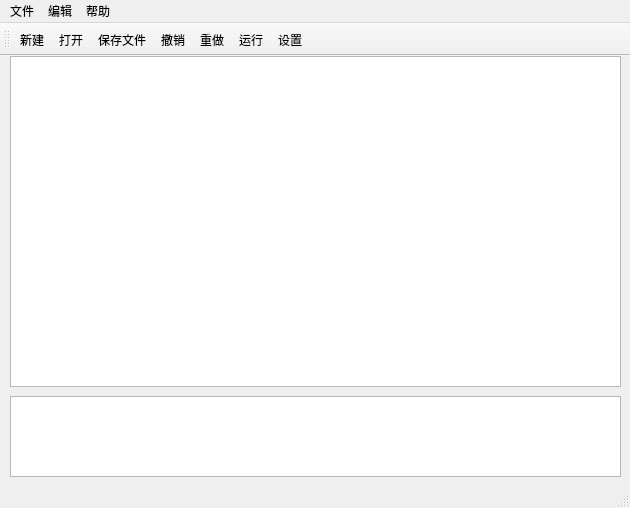
<?xml version="1.0" encoding="UTF-8"?>
<ui version="4.0">
 <class>MainWindow</class>
 <widget class="QMainWindow" name="MainWindow">
  <property name="geometry">
   <rect>
    <x>0</x>
    <y>0</y>
    <width>630</width>
    <height>508</height>
   </rect>
  </property>
  <property name="windowTitle">
   <string>JiroSCE</string>
  </property>
  <widget class="QWidget" name="centralWidget">
   <widget class="CodeEditor" name="editor">
    <property name="geometry">
     <rect>
      <x>10</x>
      <y>0</y>
      <width>611</width>
      <height>331</height>
     </rect>
    </property>
   </widget>
   <widget class="Console" name="outputText">
    <property name="geometry">
     <rect>
      <x>10</x>
      <y>340</y>
      <width>611</width>
      <height>81</height>
     </rect>
    </property>
   </widget>
  </widget>
  <widget class="QMenuBar" name="menuBar">
   <property name="geometry">
    <rect>
     <x>0</x>
     <y>0</y>
     <width>630</width>
     <height>22</height>
    </rect>
   </property>
   <widget class="QMenu" name="menu">
    <property name="title">
     <string>文件</string>
    </property>
    <addaction name="actionNewFile"/>
    <addaction name="actionOpen"/>
    <addaction name="actionSave_File"/>
   </widget>
   <widget class="QMenu" name="menuEdit_O">
    <property name="title">
     <string>编辑</string>
    </property>
    <addaction name="actionSelectAll"/>
    <addaction name="actionUndo"/>
    <addaction name="actionRedo"/>
   </widget>
   <widget class="QMenu" name="menuHelp_H">
    <property name="title">
     <string>帮助</string>
    </property>
    <addaction name="actionAbout"/>
    <addaction name="actionDocument"/>
   </widget>
   <addaction name="menu"/>
   <addaction name="menuEdit_O"/>
   <addaction name="menuHelp_H"/>
  </widget>
  <widget class="QToolBar" name="mainToolBar">
   <property name="iconSize">
    <size>
     <width>24</width>
     <height>24</height>
    </size>
   </property>
   <property name="toolButtonStyle">
    <enum>Qt::ToolButtonIconOnly</enum>
   </property>
   <attribute name="toolBarArea">
    <enum>TopToolBarArea</enum>
   </attribute>
   <attribute name="toolBarBreak">
    <bool>false</bool>
   </attribute>
   <addaction name="actionNewFile"/>
   <addaction name="actionOpen"/>
   <addaction name="actionSave_File"/>
   <addaction name="actionUndo"/>
   <addaction name="actionRedo"/>
   <addaction name="actionRun"/>
   <addaction name="actionSetting"/>
  </widget>
  <widget class="QStatusBar" name="statusBar"/>
  <action name="actionNewFile">
   <property name="icon">
    <iconset>
     <normaloff>:/image/New.png</normaloff>:/image/New.png</iconset>
   </property>
   <property name="text">
    <string>新建</string>
   </property>
   <property name="toolTip">
    <string>新建一个C++代码文件</string>
   </property>
   <property name="shortcut">
    <string>Ctrl+N</string>
   </property>
  </action>
  <action name="actionOpen">
   <property name="icon">
    <iconset>
     <normaloff>:/image/Open.png</normaloff>:/image/Open.png</iconset>
   </property>
   <property name="text">
    <string>打开...</string>
   </property>
   <property name="toolTip">
    <string>打开文件...</string>
   </property>
   <property name="shortcut">
    <string>Ctrl+O</string>
   </property>
  </action>
  <action name="actionSelectAll">
   <property name="text">
    <string>全选</string>
   </property>
   <property name="toolTip">
    <string>选择全部文本</string>
   </property>
   <property name="shortcut">
    <string>Ctrl+A</string>
   </property>
  </action>
  <action name="actionUndo">
   <property name="icon">
    <iconset>
     <normaloff>:/image/Undo.png</normaloff>:/image/Undo.png</iconset>
   </property>
   <property name="text">
    <string>撤销</string>
   </property>
   <property name="shortcut">
    <string>Ctrl+Z</string>
   </property>
  </action>
  <action name="actionRedo">
   <property name="icon">
    <iconset>
     <normaloff>:/image/Redo.png</normaloff>:/image/Redo.png</iconset>
   </property>
   <property name="text">
    <string>重做</string>
   </property>
   <property name="shortcut">
    <string>Ctrl+Shift+Z</string>
   </property>
  </action>
  <action name="actionAbout">
   <property name="text">
    <string>关于 JiroSCE</string>
   </property>
   <property name="toolTip">
    <string>关于 JiroSCE</string>
   </property>
  </action>
  <action name="actionDocument">
   <property name="text">
    <string>说明文档</string>
   </property>
   <property name="toolTip">
    <string>查看说明文档</string>
   </property>
  </action>
  <action name="actionSave_File">
   <property name="icon">
    <iconset>
     <normaloff>:/image/Save.png</normaloff>:/image/Save.png</iconset>
   </property>
   <property name="text">
    <string>保存文件</string>
   </property>
   <property name="toolTip">
    <string>保存文件</string>
   </property>
   <property name="shortcut">
    <string>Ctrl+S</string>
   </property>
  </action>
  <action name="actionRun">
   <property name="icon">
    <iconset>
     <normaloff>:/image/Run.png</normaloff>:/image/Run.png</iconset>
   </property>
   <property name="text">
    <string>运行</string>
   </property>
   <property name="toolTip">
    <string>编译并运行代码</string>
   </property>
   <property name="shortcut">
    <string>Ctrl+R</string>
   </property>
  </action>
  <action name="actionSetting">
   <property name="icon">
    <iconset>
     <normaloff>:/image/Setting.png</normaloff>:/image/Setting.png</iconset>
   </property>
   <property name="text">
    <string>设置</string>
   </property>
   <property name="toolTip">
    <string>更改编辑器的设置</string>
   </property>
   <property name="visible">
    <bool>false</bool>
   </property>
  </action>
 </widget>
 <layoutdefault spacing="6" margin="11"/>
 <customwidgets>
  <customwidget>
   <class>CodeEditor</class>
   <extends>QPlainTextEdit</extends>
   <header location="global">codeeditor.h</header>
  </customwidget>
  <customwidget>
   <class>Console</class>
   <extends>QPlainTextEdit</extends>
   <header location="global">console.h</header>
  </customwidget>
 </customwidgets>
 <resources/>
 <connections/>
</ui>
